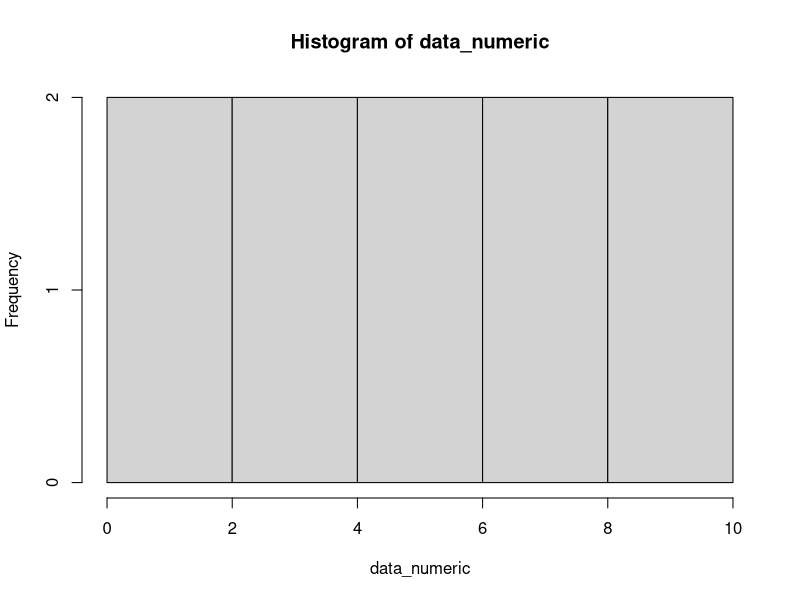
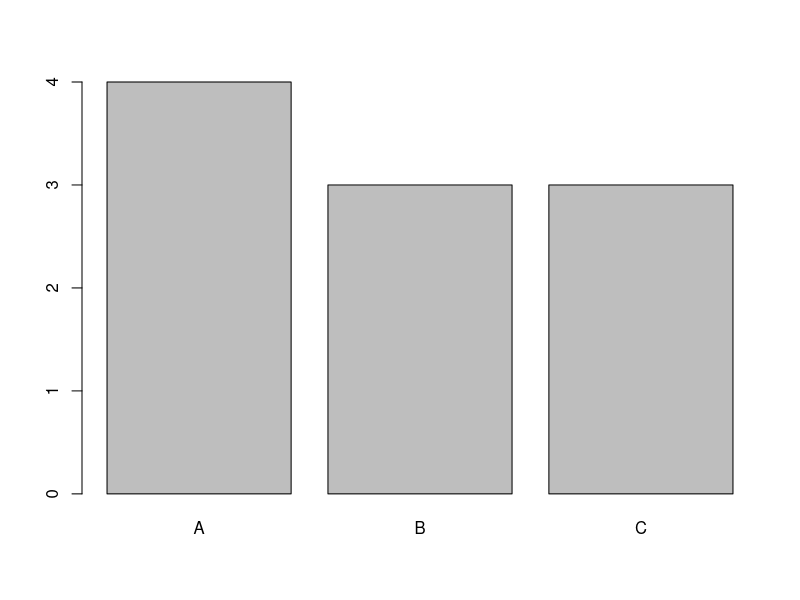
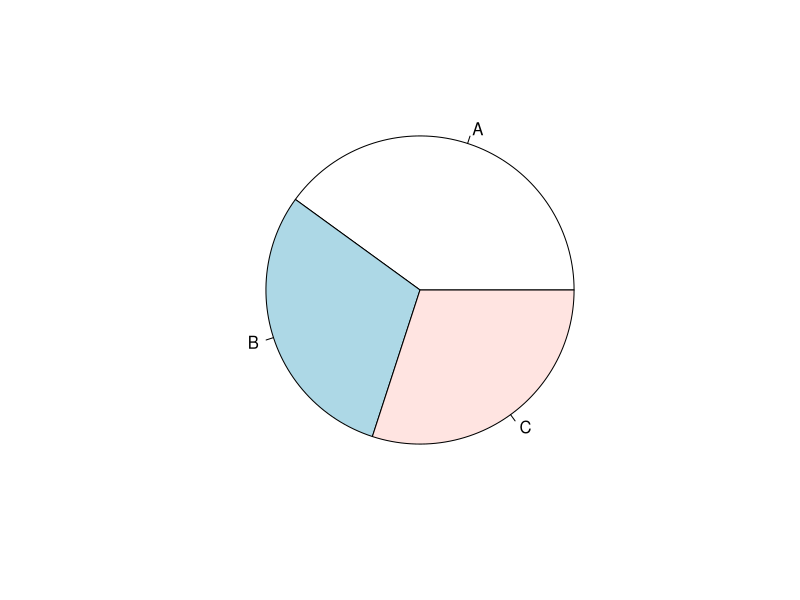
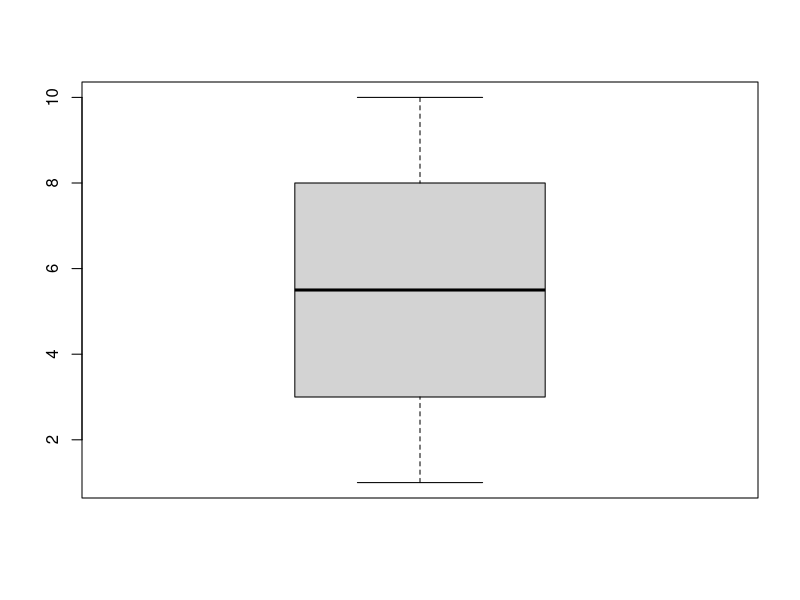

Write the R code that produced these figures, in order.
## ---- chunk 1
# Example data
data <- c("A", "A", "B", "A", "B", "C", "C", "A", "B", "C")

# Frequency table
table(data)
## ---- chunk 2
# Example data
data_numeric <- c(1, 2, 3, 4, 5, 6, 7, 8, 9, 10)

# Histogram
hist(data_numeric)
## ---- chunk 3
#Bar graph
barplot(table(data))
## ---- chunk 4
#Pie chart
pie(table(data))
## ---- chunk 5
boxplot(data_numeric)
